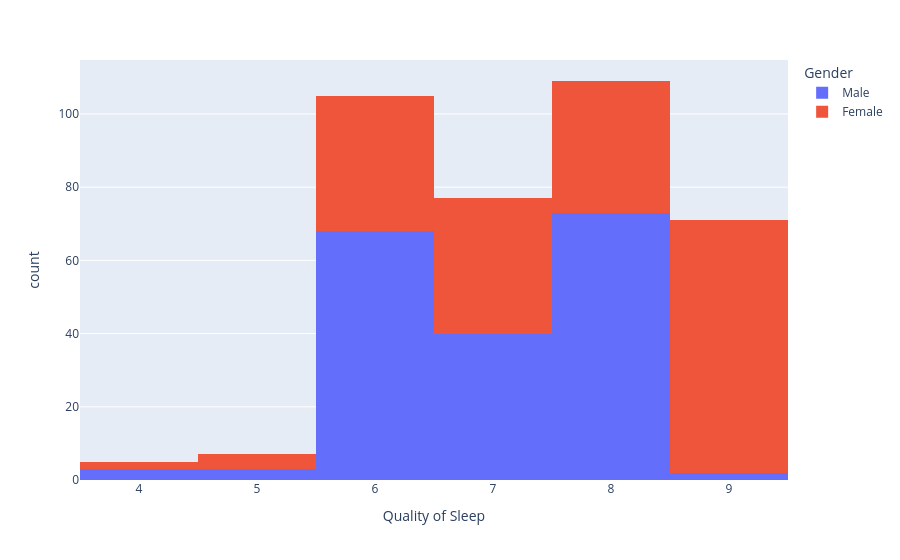

Notebook source saved alongside this figure:
### Code cell
px.histogram(
    df,
    x="Quality of Sleep",
    color="Gender"
)

# 男性は若い人が多い、女性は中年層が多い
# 女性の中年層が一番

### Figure 1 — Plotly figure (JSON) as saved in the notebook; plotly's stock layout.template omitted (floating-point values rounded to 4 significant figures; data arrays with more than 128 entries replaced by an {"elided": "..."} marker saying what was removed)
{"data": [{"bingroup": "x", "hovertemplate": "Gender=Male<br>Quality of Sleep=%{x}<br>count=%{y}<extra></extra>", "legendgroup": "Male", "marker": {"color": "#636efa", "pattern": {"shape": ""}}, "name": "Male", "orientation": "v", "showlegend": true, "type": "histogram", "x": {"elided": "189 int values"}, "xaxis": "x", "yaxis": "y"}, {"bingroup": "x", "hovertemplate": "Gender=Female<br>Quality of Sleep=%{x}<br>count=%{y}<extra></extra>", "legendgroup": "Female", "marker": {"color": "#EF553B", "pattern": {"shape": ""}}, "name": "Female", "orientation": "v", "showlegend": true, "type": "histogram", "x": {"elided": "185 int values"}, "xaxis": "x", "yaxis": "y"}], "layout": {"barmode": "relative", "legend": {"title": {"text": "Gender"}, "tracegroupgap": 0}, "margin": {"t": 60}, "xaxis": {"anchor": "y", "domain": [0, 1], "title": {"text": "Quality of Sleep"}}, "yaxis": {"anchor": "x", "domain": [0, 1], "title": {"text": "count"}}}}
